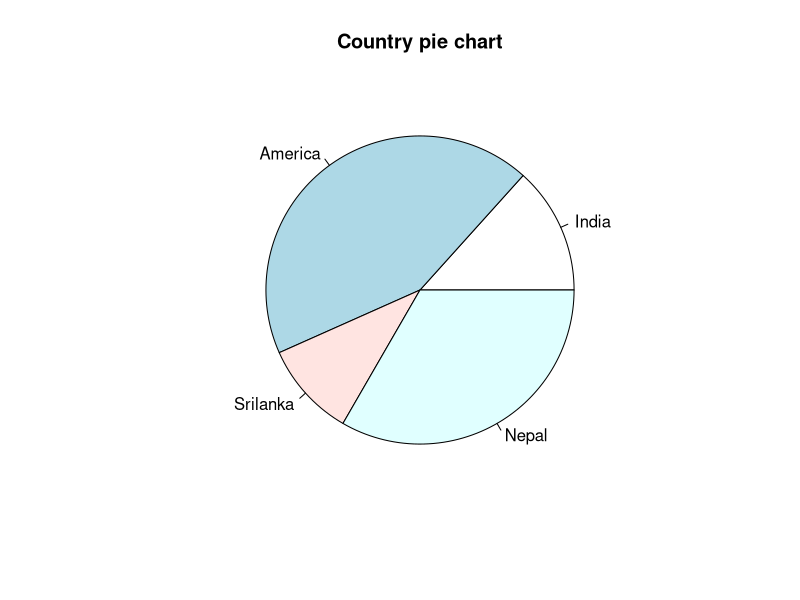

Here is the R script that generated this plot:
x<-c(20,65,15,50)
labels<-c("India","America","Srilanka","Nepal")
png(file="country.jpg")
pie(x,labels,main="Country pie chart")
dev.off()
